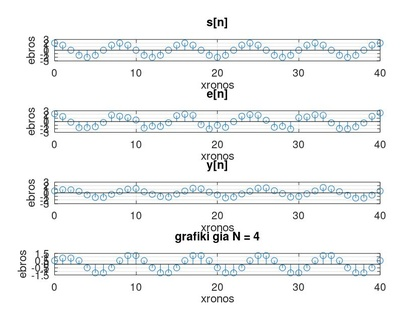
%> input picture lab05/Ask1a.jpg, 420 x 315 px, shrunk from 834 x 625 before the run, given in place of lena.tiff, which was not available
$ octave --eval "Ask2;"   (GNU Octave 9; MATLAB toolbox functions it lacks are replaced by stand-ins)
%> lines starting %> are read from the running program, lines starting %| are printed output that depends on the picture; pictures that were not available may be replaced by others from this repository, and a replacement may not be noted
function Ask2

########################## 2a
x = [7 6 5 4 4 4 4 10 10 10 8 8 7 6 0];
y(1) = 0;
n=[1:15];

for i = 2:15
    y(i) = x(i)- x(i-1);
end
figure();
subplot(2,1,1);
stem(n,x);
title("x[n]");
xlabel("repetition");
ylabel("wbros");

subplot(2,1,2);
stem(n,y);
title("y[n]");
xlabel("repetition");
ylabel("ebros");
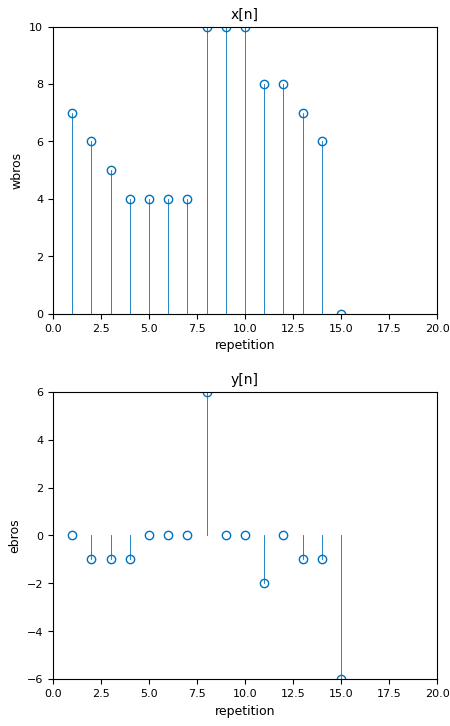
%> figure redrawn from the program's plot data, 2 panels; panel 1: highest point at x = 8, y = 10; panel 2: highest point at x = 8, y = 6
saveas(gcf,"Ask2a.jpg");

########################## 2b
#----------------------------------------(w1)
w1 = [-pi:0.01:pi];
U = atan((sin(w1)./(1-cos(w1))));
H = 2.*abs(sin(w1./2)).*exp(-j.*U);

figure();
subplot(4,1,1);
grid;
plot(w1,abs(H));
title("Metro_w1");
xlabel("w1");
ylabel("Metro");

subplot(4,1,2);
grid;
plot(w1,angle(H));
title("phase_w1");
xlabel("w1");
ylabel("phase");

#----------------------------------------(w2)

w2 = [-3*pi:0.01:3*pi];
U = atan(sin(w2)./(1-cos(w2)));
H = 2.*abs(sin(w2./2)).*exp(-j.*U);

subplot(4,1,3);
plot(w2,abs(H));
title("Metro_w2");
xlabel("w2");
ylabel("Metro");

subplot(4,1,4);
plot(w2,angle(H));
title("phase_w2");
xlabel("w2");
ylabel("phase");
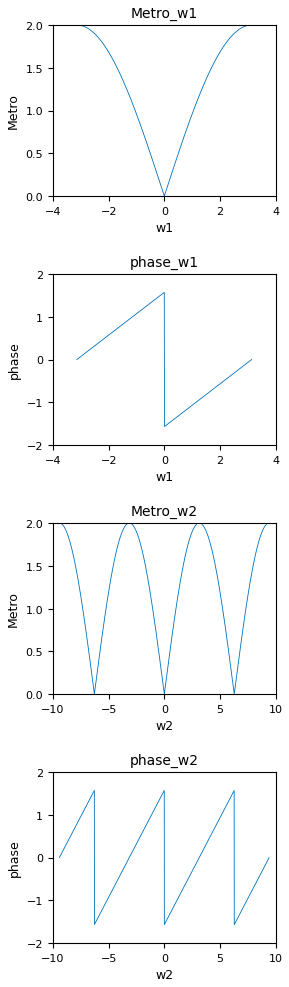
%> figure redrawn from the program's plot data, 4 panels; panel 1: curve peaks at x = -3.14, y = 2; panel 2: curve peaks at x = -0.00159, y = 1.57; panel 3: curve peaks at x = -9.42, y = 2; panel 4: curve peaks at x = -6.28, y = 1.57

########################## 2c
X = imread('lena.tiff');
%> X is the input picture: size 315x420x3 uint8; mean R, G, B 242, 243.5, 243.9
size(X)
%> ans = [315 420 3]
figure(3);
imshow(X);
X = double(rgb2gray(X));
%> X: size 315x420 double
size(X)
%> ans = [315 420]
figure(4);
imshow(X,[]);
saveas(gcf,"Ask2ca.jpg");

[R C] = size(X);
%> R = 315; C = 420
Z = zeros(R,C);
G = zeros(R,C);
Y = zeros(R,C);


for k = 1:R
   Y(k,1) = 0;
   for m = 2:1:C
      Y(k,m) = X(k,m)- X(k,m-1);
   end
end
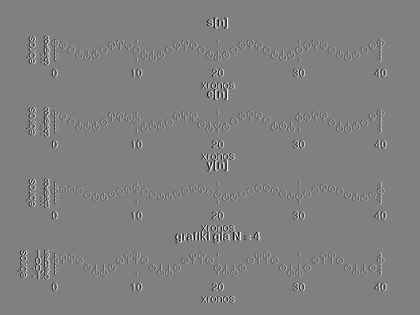
%> Y: size 315x420 double; min -253, max 248, mean 0; drawn with min black and max white

for m = 1:C
   Z(1,m) = 0;
   for k = 2:R
      Z(k,m) = X(k,m)- X(k-1,m);
   end
end
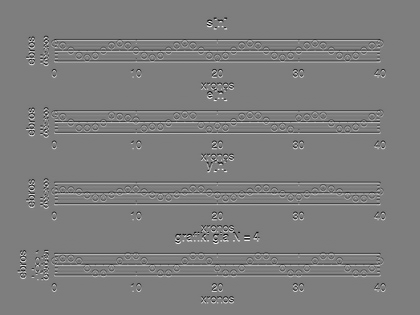
%> Z: size 315x420 double; min -233, max 238, mean 0; drawn with min black and max white

for k = 1:R
   for m = 1:C
     G(k,m) = sqrt((Y(k,m)^2) + (Z(k,m)^2));
   end
end
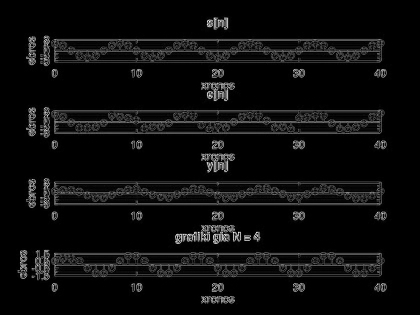
%> G: size 315x420 double; min 0, max 305.6, mean 15.8; drawn with min black and max white

figure();
imshow(Y,[]);
saveas(gcf,"Ask2cb.jpg");
figure();
imshow(Z,[]);
saveas(gcf,"Ask2cc.jpg");
figure();
imshow(G,[]);
saveas(gcf,"Ask2cd.jpg");

endfunction

$ run again, on lab05/Ask1b.jpg
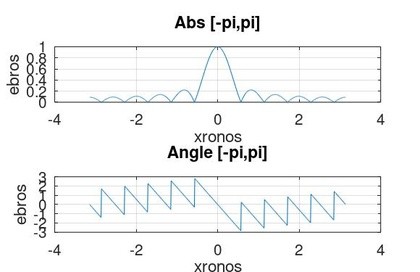
%> input picture lab05/Ask1b.jpg, 420 x 272 px, shrunk from 580 x 375 before the run, given in place of lena.tiff, which was not available
%> in Ask2, X is the input picture: size 272x420x3 uint8; mean R, G, B 244.5, 245.1, 245.2
%> X: size 272x420 double
%> after the loop in Ask2, `for m = 1:C`:
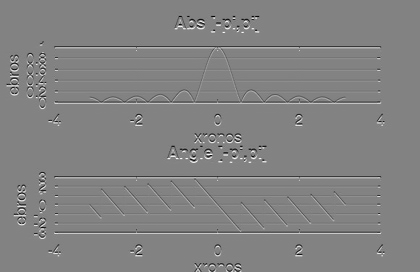
%> Z: size 272x420 double; min -242, max 230, mean 0; drawn with min black and max white
%> after the loop in Ask2, `for k = 1:R`:
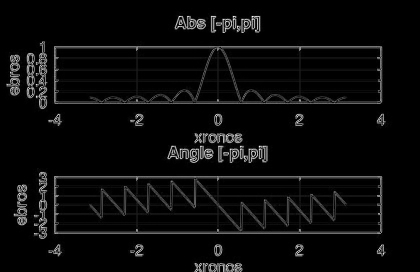
%> G: size 272x420 double; min 0, max 298.8, mean 12.8; drawn with min black and max white

$ run again, on lab05/Ask1bb.jpg
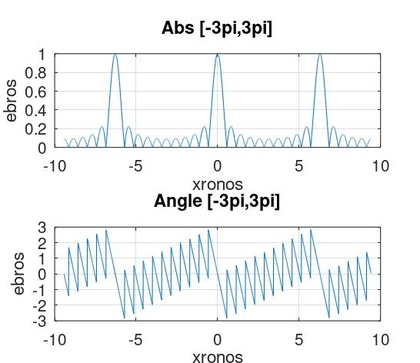
%> input picture lab05/Ask1bb.jpg, 420 x 363 px, shrunk from 546 x 472 before the run, given in place of lena.tiff, which was not available
%> in Ask2, X is the input picture: size 363x420x3 uint8; mean R, G, B 241.6, 243.7, 244.2
%> X: size 363x420 double
%> after the loop in Ask2, `for m = 1:C`:
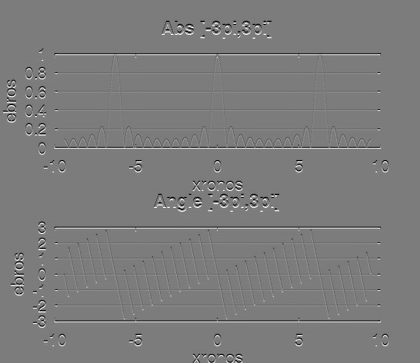
%> Z: size 363x420 double; min -230, max 241, mean 0; drawn with min black and max white
%> after the loop in Ask2, `for k = 1:R`:
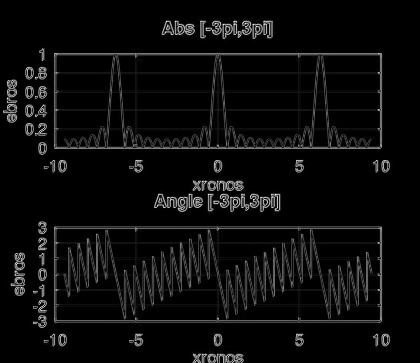
%> G: size 363x420 double; min 0, max 295.6, mean 14.4; drawn with min black and max white
